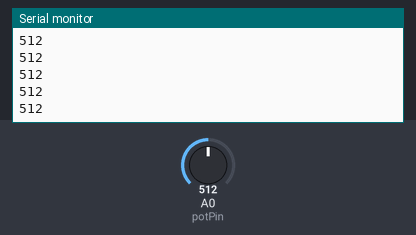
This sketch was run on a simulated Arduino Uno, built with avr-gcc and run on an emulated ATmega328P. Shown: the last lines printed to the serial monitor. Inputs (shaded band) come from the test bench; at power-on: A0 (potPin) = 512.

Above: at 1.2 s.
1.3 s: A0 (potPin) set to 716
At 1.31 s:
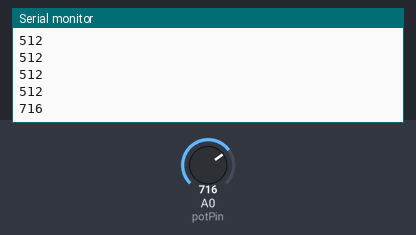
2.8 s: A0 (potPin) set to 900
At 2.81 s:
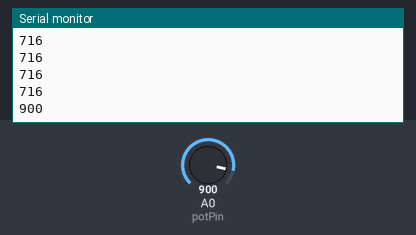
Timing chart, 0 to 5.8 s (numbered marks = the images above; inputs shaded):
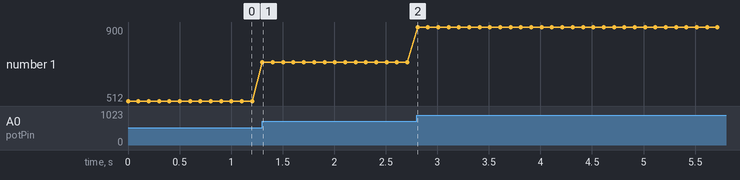

Measured:
- after the input at 1.3 s, the serial monitor: prints a new line at once (image 1)
- after the input at 2.8 s, the serial monitor: prints a new line at once (image 2)
- plotted number 1: 512 → 716 after the input at 1.3 s, 716 → 900 after the input at 2.8 s

The sketch:

pass_data_as_voltage.ino
```cpp
int potPin = A0;
int potVal;
int DL = 100;
void setup() {
  // put your setup code here, to run once:
pinMode(potPin,INPUT);
Serial.begin(115200);
}

void loop() {
  // put your main code here, to run repeatedly:
potVal = analogRead(potPin);
Serial.println(potVal);
delay(DL);
}
```
